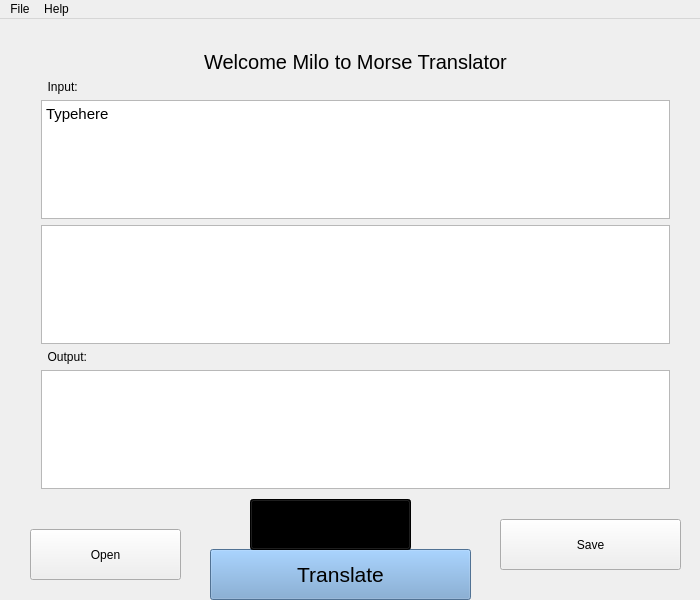
<?xml version="1.0" encoding="UTF-8"?>
<ui version="4.0">
 <class>MainWindow</class>
 <widget class="QMainWindow" name="MainWindow">
  <property name="geometry">
   <rect>
    <x>0</x>
    <y>0</y>
    <width>700</width>
    <height>600</height>
   </rect>
  </property>
  <property name="minimumSize">
   <size>
    <width>700</width>
    <height>600</height>
   </size>
  </property>
  <property name="maximumSize">
   <size>
    <width>700</width>
    <height>600</height>
   </size>
  </property>
  <property name="windowTitle">
   <string>MainWindow</string>
  </property>
  <property name="windowIcon">
   <iconset resource="rsc.qrc">
    <normaloff>:/Resources/aurora.jpeg</normaloff>:/Resources/aurora.jpeg</iconset>
  </property>
  <property name="layoutDirection">
   <enum>Qt::LeftToRight</enum>
  </property>
  <property name="styleSheet">
   <string notr="true">background-image: url(:/Resources/background1.jpeg);
background-image: url(:/Resources/background4.jpeg);</string>
  </property>
  <property name="tabShape">
   <enum>QTabWidget::Triangular</enum>
  </property>
  <widget class="QWidget" name="centralWidget">
   <widget class="QWidget" name="verticalLayoutWidget">
    <property name="geometry">
     <rect>
      <x>30</x>
      <y>20</y>
      <width>651</width>
      <height>461</height>
     </rect>
    </property>
    <layout class="QVBoxLayout" name="verticalLayout">
     <item>
      <widget class="QLabel" name="label">
       <property name="font">
        <font>
         <pointsize>15</pointsize>
        </font>
       </property>
       <property name="text">
        <string>Welcome Milo to Morse Translator</string>
       </property>
       <property name="alignment">
        <set>Qt::AlignCenter</set>
       </property>
      </widget>
     </item>
     <item>
      <widget class="QLabel" name="label_2">
       <property name="text">
        <string>  Input:</string>
       </property>
      </widget>
     </item>
     <item>
      <widget class="QTextEdit" name="textEdit">
       <property name="sizePolicy">
        <sizepolicy hsizetype="Maximum" vsizetype="Maximum">
         <horstretch>0</horstretch>
         <verstretch>0</verstretch>
        </sizepolicy>
       </property>
       <property name="maximumSize">
        <size>
         <width>800</width>
         <height>800</height>
        </size>
       </property>
       <property name="autoFillBackground">
        <bool>false</bool>
       </property>
       <property name="styleSheet">
        <string notr="true">background-image: url(:/Resources/background1.jpeg);</string>
       </property>
       <property name="html">
        <string>&lt;!DOCTYPE HTML PUBLIC &quot;-//W3C//DTD HTML 4.0//EN&quot; &quot;http://www.w3.org/TR/REC-html40/strict.dtd&quot;&gt;
&lt;html&gt;&lt;head&gt;&lt;meta name=&quot;qrichtext&quot; content=&quot;1&quot; /&gt;&lt;style type=&quot;text/css&quot;&gt;
p, li { white-space: pre-wrap; }
&lt;/style&gt;&lt;/head&gt;&lt;body style=&quot; font-family:'Ubuntu'; font-size:11pt; font-weight:400; font-style:normal;&quot;&gt;
&lt;p style=&quot; margin-top:0px; margin-bottom:0px; margin-left:0px; margin-right:0px; -qt-block-indent:0; text-indent:0px;&quot;&gt;Typehere&lt;/p&gt;&lt;/body&gt;&lt;/html&gt;</string>
       </property>
      </widget>
     </item>
     <item>
      <widget class="QGraphicsView" name="graphicsView">
       <property name="styleSheet">
        <string notr="true">background-image: url(:/Resources/morse.jpeg);</string>
       </property>
      </widget>
     </item>
     <item>
      <widget class="QLabel" name="label_3">
       <property name="text">
        <string>  Output:</string>
       </property>
      </widget>
     </item>
     <item>
      <widget class="QTextEdit" name="textEdit_2">
       <property name="styleSheet">
        <string notr="true">background-image: url(:/Resources/background2.jpeg);</string>
       </property>
      </widget>
     </item>
    </layout>
   </widget>
   <widget class="QPushButton" name="TranslateButton">
    <property name="geometry">
     <rect>
      <x>210</x>
      <y>530</y>
      <width>261</width>
      <height>51</height>
     </rect>
    </property>
    <property name="font">
     <font>
      <pointsize>16</pointsize>
     </font>
    </property>
    <property name="styleSheet">
     <string notr="true">background-color: rgb(114, 159, 207);</string>
    </property>
    <property name="text">
     <string>Translate</string>
    </property>
   </widget>
   <widget class="QPushButton" name="OpenButton">
    <property name="geometry">
     <rect>
      <x>30</x>
      <y>510</y>
      <width>151</width>
      <height>51</height>
     </rect>
    </property>
    <property name="text">
     <string>Open</string>
    </property>
   </widget>
   <widget class="QPushButton" name="SaveButton">
    <property name="geometry">
     <rect>
      <x>500</x>
      <y>500</y>
      <width>181</width>
      <height>51</height>
     </rect>
    </property>
    <property name="text">
     <string>Save</string>
    </property>
   </widget>
   <widget class="QComboBox" name="comboBox">
    <property name="geometry">
     <rect>
      <x>250</x>
      <y>480</y>
      <width>161</width>
      <height>51</height>
     </rect>
    </property>
    <property name="font">
     <font>
      <pointsize>15</pointsize>
     </font>
    </property>
    <property name="styleSheet">
     <string notr="true">background-color: qlineargradient(spread:pad, x1:0, y1:0, x2:1, y2:0, stop:0 rgba(9, 41, 4, 255), stop:0.085 rgba(2, 79, 0, 255), stop:0.19 rgba(50, 147, 22, 255), stop:0.275 rgba(236, 191, 49, 255), stop:0.39 rgba(243, 61, 34, 255), stop:0.555 rgba(135, 81, 60, 255), stop:0.667 rgba(121, 75, 255, 255), stop:0.825 rgba(164, 255, 244, 255), stop:0.885 rgba(104, 222, 71, 255), stop:1 rgba(93, 128, 0, 255));
color: rgb(0, 0, 0);</string>
    </property>
    <item>
     <property name="text">
      <string>Text to Morse</string>
     </property>
    </item>
    <item>
     <property name="text">
      <string>Morse to Text</string>
     </property>
    </item>
   </widget>
  </widget>
  <widget class="QMenuBar" name="menuBar">
   <property name="enabled">
    <bool>true</bool>
   </property>
   <property name="geometry">
    <rect>
     <x>0</x>
     <y>0</y>
     <width>700</width>
     <height>22</height>
    </rect>
   </property>
   <property name="nativeMenuBar">
    <bool>true</bool>
   </property>
   <widget class="QMenu" name="menuFile">
    <property name="title">
     <string>File</string>
    </property>
    <addaction name="separator"/>
    <addaction name="actionOpen"/>
    <addaction name="separator"/>
    <addaction name="actionSave_As"/>
    <addaction name="separator"/>
    <addaction name="actionExit"/>
   </widget>
   <widget class="QMenu" name="menuHelp">
    <property name="title">
     <string>Help</string>
    </property>
    <addaction name="actionAbout"/>
   </widget>
   <addaction name="menuFile"/>
   <addaction name="menuHelp"/>
  </widget>
  <action name="actionSave_As">
   <property name="text">
    <string>Save As</string>
   </property>
  </action>
  <action name="actionExit">
   <property name="text">
    <string>Exit</string>
   </property>
  </action>
  <action name="actionAbout">
   <property name="text">
    <string>About</string>
   </property>
  </action>
  <action name="actionOpen">
   <property name="text">
    <string>Open</string>
   </property>
  </action>
 </widget>
 <layoutdefault spacing="6" margin="11"/>
 <resources>
  <include location="rsc.qrc"/>
 </resources>
 <connections/>
</ui>
